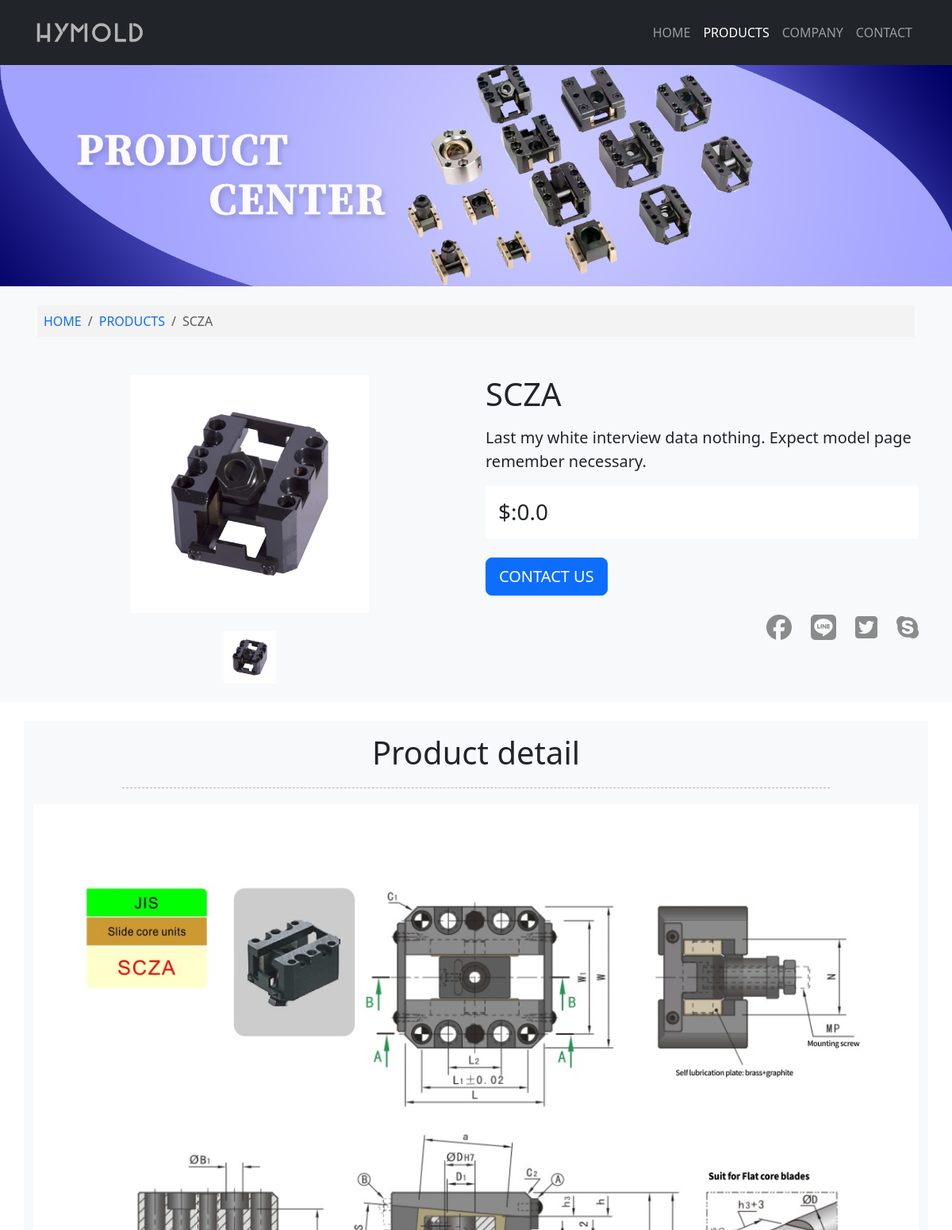
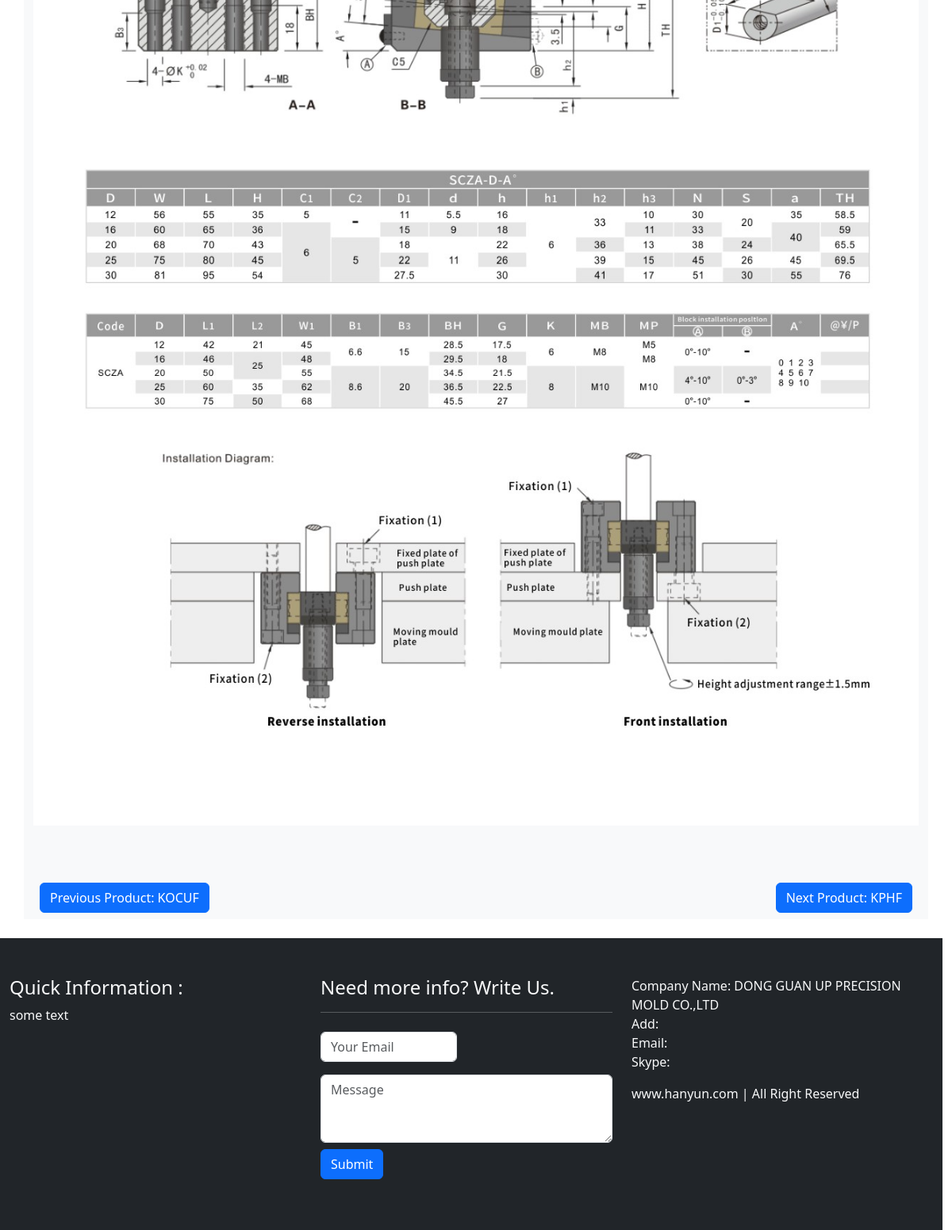
/product/5, run on the app's committed database (2 pictures, top to bottom).
### app.py (models this page shows)
class Product(db.Model):  # 产品表
    __tablename__ = 'product'
    id = db.Column(db.Integer, primary_key=True)
    name = db.Column(db.String(20))
    price = db.Column(db.Float)
    description = db.Column(db.String(200))
    content = db.Column(db.Text())
    timestamp = db.Column(db.DateTime, default=datetime.utcnow())
    clicks = db.Column(db.Integer)

class Photo(db.Model):  # 图片表
    __tablename__ = 'photo'
    id = db.Column(db.Integer, primary_key=True)
    filename = db.Column(db.String(100))
    timestamp = db.Column(db.DateTime, default=datetime.utcnow())
    product_id = db.Column(db.Integer, db.ForeignKey('product.id'))
    product = db.relationship('Product', backref=db.backref('photos', lazy='dynamic', cascade='all, delete-orphan'))
    source = db.Column(db.String(200), default='form')  # 区别图片来源

### app.py (the view)
@app.route('/product/<int:product_id>')
def product(product_id):
    product = Product.query.get(product_id)
    n_product = Product.query.filter(Product.id > product_id).order_by(Product.id.asc()).first()
    p_product = Product.query.filter(Product.id < product_id).order_by(Product.id.desc()).first()
    return render_template('product.html', product=product, p_product=p_product, n_product=n_product)

### app.py (called while the page is built)
@app.context_processor
def make_template_context():
    return dict(
        products=Product.query.order_by(Product.id.asc()).all(),
        about=About.query.order_by(About.timestamp.desc()).first(),
        advantages=Advantage.query.order_by(Advantage.id.asc()).all()
    )

### templates/product.html (shortened to what this page needs)
{% extends 'base.html' %}
{% block nav_products %}
    active
{% endblock %}
{% block content %}
    <div class="section bg-secondary custom-container">
        <img src="{{ url_for('static', filename='img/product-image.jpg') }}" alt="background-image" class="img-fluid">
    </div>
    <section class="py-3 bg-light">
        <div class="container">
            <nav aria-label="breadcrumb" class="mt-2 mb-5">
                <ol class="breadcrumb p-2 breadcrumb-style">
                    <li class="breadcrumb-item">
                        <a href="{{ url_for('index') }}"
                           class="link-underline link-underline-opacity-0 link-underline-opacity-75-hover">HOME
                        </a>
                    </li>
                    <li class="breadcrumb-item">
                        <a href="{{ url_for('products') }}"
                           class="link-underline link-underline-opacity-0 link-underline-opacity-75-hover">PRODUCTS
                        </a>
                    </li>
                    <li class="breadcrumb-item active" aria-current="page">{{ product.name }}</li>
                </ol>
            </nav>
            <div class="row">
                <div class="col-md-6 d-flex flex-column align-items-center">
                    {% set photo = product.photos|first %}
                    {% if photo %}
                        <img src="{{ url_for('get_image', filename=photo.filename) }}" alt="product-image"
                             class="product-image img-fluid" id="main-image">
                        <div class="mt-3">
                            <img src="{{ url_for('get_image', filename=photo.filename) }}" alt="product-photo1"
                                 class="thumbnail-image"
                                 data-target="{{ url_for('get_image', filename=photo.filename) }}">
                        </div>
                    {% endif %}
                </div>
                <div class="col-md-6">
                    <h1 class="product-title">{{ product.name }}</h1>
                    <p class="product-description lead my-3">{{ product.description|safe }}</p>
                    <p class="product-price h3 py-3 px-3 bg-white">$:{{ product.price }}</p>
                    <a href="mailto:example@example.com" class="btn btn-primary btn-lg my-3">CONTACT US</a>
                    <div class="row justify-content-end">
                        <div class="col-auto">
                            <span class="fs-2"><a href="" class="facebook-icon"><i
                                    class="fa-brands fa-facebook"></i></a></span>
                        </div>
                        <div class="col-auto">
                            <span class="fs-2"><a href="" class="line-icon"><i
                                    class="fa-brands fa-line"></i></a></span>
                        </div>
                        <div class="col-auto">
                            <span class="fs-2"><a href="" class="twitter-icon"><i
                                    class="fa-brands fa-square-twitter"></i></a></span>
                        </div>
                        <div class="col-auto">
                            <span class="fs-2"><a href="" class="skype-icon"><i
                                    class="fa-brands fa-skype"></i></a></span>
                        </div>
                    </div>
                </div>
            </div>
        </div>
    </section>
    <section class="py-4 bg-white">
        <div class="container bg-light">
            <div class="text-center">
                <h1 class="pt-3">Product detail</h1>
            </div>
            <div class="hr-style"></div>
            <div class="d-flex flex-column align-items-center img-fluid">
                {{ product.content | replace("<img", "<img class='img-fluid h-100'") | safe }}
            </div>
            <div class="d-flex justify-content-between mt-5 p-2">
                <a class="btn btn-primary{% if not p_product %} disabled{% endif %} " href="{{ url_for('previous_product', product_id=product.id) }}">
                    {% if p_product %}
                        Previous Product: {{ p_product.name }}
                    {% else %}
                        No previous product
                    {% endif %}
                </a>
                <a class="btn btn-primary{% if not n_product %} disabled{% endif %} "
                   href="{{ url_for('next_product', product_id=product.id) }}">
                    {% if n_product %}
                       Next Product: {{ n_product.name }}
                    {% else %}
                        No previous product
                    {% endif %}
                </a>
            </div>
        </div>
    </section>
{% endblock %}

### static/css/styles.css (style rules this page uses)
.custom-container { margin-top: 80px; padding-left: 0px; padding-right: 0px; }
.product-image { height: 300px; width: auto; }
.thumbnail-image { width: 70px; height: 70px; margin: 5px; cursor: pointer; border: 2px solid transparent; transition: border-color 0.3s; }
.breadcrumb-style { padding: 5px; margin: 5px; background-color: #f4f3f3; }
.facebook-icon { color: #8b8b8b; transition: color 0.2s ease; }
.line-icon { color: #8b8b8b; transition: color 0.2s ease; }
.twitter-icon { color: #8b8b8b; transition: color 0.2s ease; }
.skype-icon { color: #8b8b8b; transition: color 0.2s ease; }
.hr-style { border-bottom: 1px dashed #c2aeae; width: 80%; margin: 20px auto; text-align: center; }

### data on the page
Product: name "SCZA", description "Last my white interview data nothing. Expect model page remember necessary.", price "0.0", content (picture)
Photo: filename (picture)
Product: name "KOCUF"
Product: name "KPHF"
